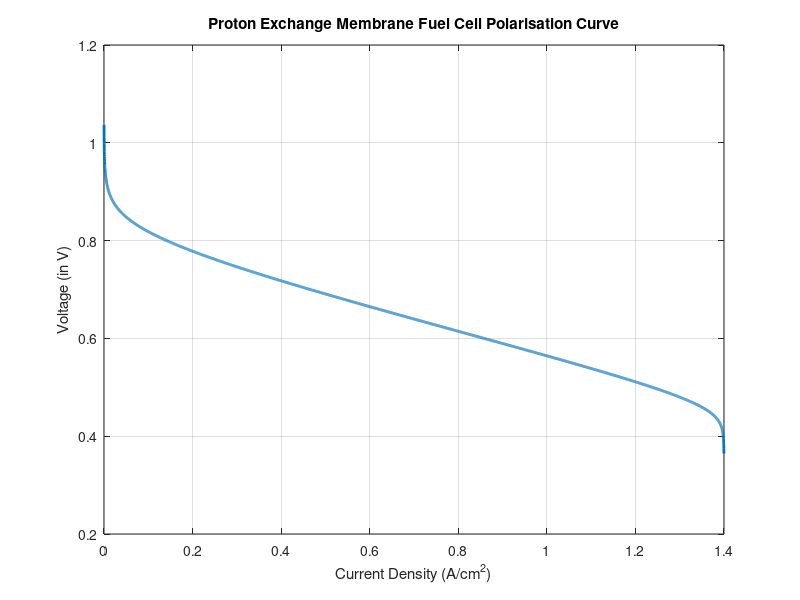

Here is the MATLAB script that generated this plot:
T = 333;                %   60^C
R = 8.314;              %   J/molK
pH2O = 2.931;           %   atm
pH2 = 1.265;            %   atm
pO2 = 2.527;            %   atm
F = 96485;              %   Faraday's Constant
i0 = 10^(-6.912) ;       %   A/cm2
al = 0.5;
b = (R*T)/(2*al*F);
c = (R*T)/(2*F);
iL = 1.4;               %   A/cm2
Resistance = 0.19;      %   Ωcm2
Er = 1.229 ;

i = linspace(0.0001 , 1.4 , 10000) ;
E = zeros(1, length(i));

for itr=1: length(i)
    
    E(itr) =   Er+(- b*log(i(itr)/i0) - c*log(iL/(iL-i(itr)) ) - i(itr)*Resistance);
    
end

plot(i , E , 'linewidth' , 2);
grid on;
xlabel('Current Density (A/cm^2)');
ylabel('Voltage (in V)');
title('Proton Exchange Membrane Fuel Cell Polarisation Curve');